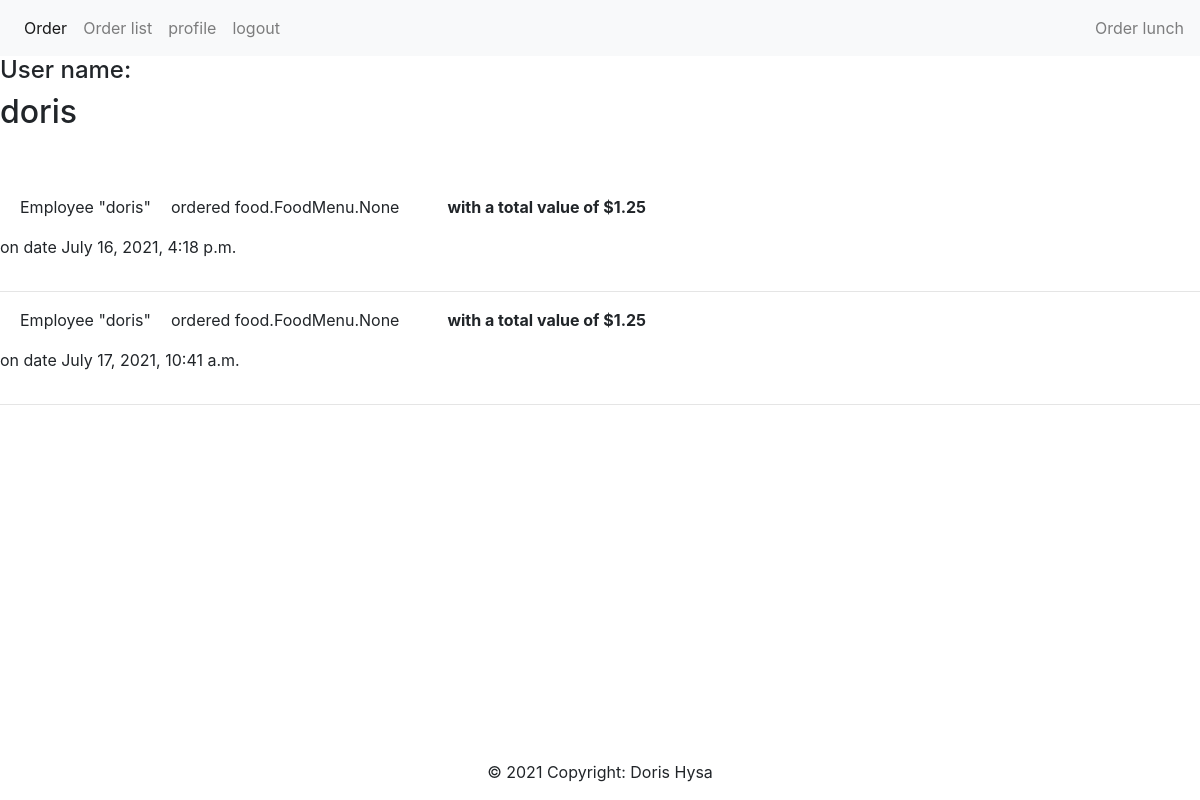
/profile/ (signed in), run on the app's committed database.
### food/models.py (models this page shows, shortened)
class OrderModel(models.Model):
    created_on = models.DateTimeField(auto_now_add=True)
    date = models.DateField(auto_now_add=True)
    price = models.DecimalField(max_digits=5, decimal_places=2)
    items = models.ManyToManyField('FoodMenu', related_name='order', blank=True)
    employee = models.ForeignKey(User, on_delete=models.CASCADE)
    class Meta:
        db_table = "food_ordermodel"

### food/views.py (the view)
# urls.py: path('profile/',  Profile.as_view(), name='profile'),
class Profile(View):
    def get(self, request, *args, **kwargs):
        current_user = request.user
        items = request.POST.getlist('items[]')
        useri = OrderModel.objects.filter(employee__username__contains=current_user)
        context = {
            'useri': useri
        }
        return render(request, 'users/profile.html', context)

### users/templates/users/profile.html (shortened to what this page needs)
{% extends "food/base.html" %}
{% load crispy_forms_tags %}
{% block content %}
    <div class="content-section">
      <div class="media">
        <div class="media-body">
          <h4>User name:</h4>
          <h2 class="account-heading">{{ user.username }}</h2>
        </div>
      </div>
    </div>
    <div class="pt-5">
      {% for app in useri %}
      <div class="row">
          <div class="col-md-8 col-sm-12">
              <div class="d-flex flex-row">
                  <div class="form-group form-check">
                      <label class="form-check-label">Employee "{{ app.employee }}"</label>
                  </div>
                  <div class="form-group form-check">
                    <label class="form-check-label">ordered {{ app.items }}</label>
                </div>
                  <p class="font-weight-bold pl-5">with a total value of ${{ app.price }}</p>
              </div>
              <p> on date {{ app.created_on }}</p>
          </div>
      </div>
      <hr />
  {% endfor %}
{% endblock content %}

### data on the page
OrderModel: employee "doris", items "food.FoodMenu.None", price "1.25", created_on "July 16, 2021, 4:18 p.m."
OrderModel: employee "doris", items "food.FoodMenu.None", price "1.25", created_on "July 17, 2021, 10:41 a.m."

### other printed values
{{ user.username }} "doris"
